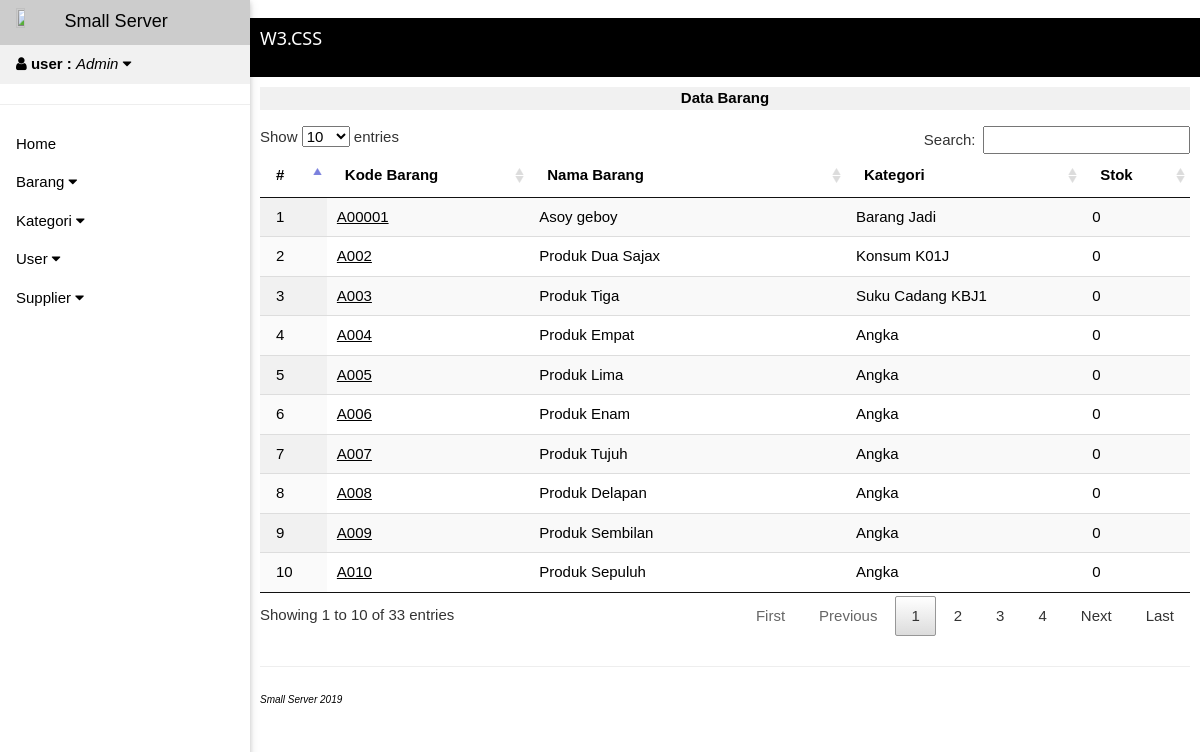
The app's page /141510057/index.php?p=barang&view (signed in) with its own data.
### tables this page shows
CREATE TABLE `user` (
  `id_user` int(3) NOT NULL,
  `username` varchar(15) NOT NULL,
  `password` varchar(15) NOT NULL,
  `nama` varchar(30) NOT NULL,
  `level` int(5) NOT NULL,
  `bagian` varchar(50) NOT NULL
);

CREATE TABLE `barang` (
  `id_barang` int(5) NOT NULL,
  `kd_barang` varchar(20) NOT NULL,
  `nm_barang` varchar(50) NOT NULL,
  `satuan` varchar(20) NOT NULL,
  `kategori` varchar(50) NOT NULL,
  `stok` int(5) NOT NULL,
  `ket` mediumtext NOT NULL
);

### 141510057/mod/barang/table.php (the view, shortened to what this page needs)
<?php
if ($_GET['p']=='barang'){
    if (isset($_GET['view'])){
        ?>
        <div class="w3-center w3-margin-bottom w3-light-grey"><strong>Data Barang</strong></div>
        <table id="example" class="w3-table display" style="width:100%">
        <thead>
            <tr>
                <th >#</th>
                <th>Kode Barang</th>
                <th>Nama Barang</th>
                <th>Kategori</th>
                <th>Stok</th>
            </tr>
        </thead>
        <tbody>
            <?php
            $query = mysqli_query($koneksi, "SELECT * FROM barang order by kd_barang")or die(mysql_error());
            $nomor = 1;
            while($data = mysqli_fetch_array($query)){
            ?>
            <tr>
                <td ><?php echo $nomor++; ?></td>
                <td><a href="?p=barang&detail&id=<?php echo $data['id_barang']; ?>" title="Lihat rincian barang"><?php echo $data['kd_barang']; ?></a></td>
                <td><?php echo $data['nm_barang']; ?></td>
                <td><?php echo $data['kategori']; ?></td>
                <td><?php echo $data['stok']; ?></td>
            </tr>
            <?php } ?>
        </tbody>
        </table>
        <?php
    }
}
?>

### 141510057/index.php (shortened to what this page needs)
<?php
require_once "config/connect.php";
if (empty($_SESSION['username']) && empty($_SESSION['password'])){
  header('location:login.php');
}
else {
?>
<!DOCTYPE html>
<html>
<link rel="stylesheet" href="css/w3.css">
<link rel="stylesheet" href="lib/w3-theme-teal.css">
<link rel="stylesheet" href="Font-Awesome-4.7.0/css/font-awesome.min.css">
<link rel="stylesheet" href="DataTables/1.10.20/css/jquery.dataTables.min.css">
<body>
<?php include 'part/sidebar.php'; ?>
<div class="w3-main" style="margin-left:250px;">
<?php include 'part/top.php'; ?>
<?php include 'part/header.php'; ?>
<div class="w3-container" style="padding:10px;">
<?php include 'data.php'; ?>
</div>
     <?php include 'part/footer.php'; ?>
</div>
</body>
</html>
<?php
}
?>

### 141510057/part/sidebar.php (shortened to what this page needs)
<?php
$query = mysqli_query($koneksi, "SELECT * FROM user where username='$_SESSION[username]' ") or die ('Error '.mysqli_error($koneksi));
$data = mysqli_fetch_array($query);
?>
<nav class="w3-sidebar w3-bar-block w3-collapse w3-animate-left w3-card" style="z-index:3;width:250px;" id="mySidebar">
  <a class="w3-bar-item w3-button w3-border-bottom w3-large" href="index.php  "><img src="http://smallserver.online/v1/images/logo.png" style="width:20%; height: 20%;"> Small Server</a>
  <div>
    <a class="w3-bar-item w3-button w3-light-grey" w3-light onclick="myAccordion('account')" href="javascript:void(0)"><i class="fa fa-user"></i> <b>user :</b> <i><?php echo $data['nama'];?></i> <i class="fa fa-caret-down"></i></a>
  </div>
  <hr>
  <a class="w3-bar-item w3-button " href="index.php">Home</a>
  <?php
  if ($_SESSION['level']=='1'){
    ?>
    <div>
    <a class="w3-bar-item w3-button " onclick="myAccordion('barang')" href="javascript:void(0)">Barang <i class="fa fa-caret-down"></i></a>
    </div>
    <div>
    <a class="w3-bar-item w3-button" onclick="myAccordion('cat')" href="javascript:void(0)">Kategori <i class="fa fa-caret-down"></i></a>
    </div>
    <div>
    <a class="w3-bar-item w3-button" onclick="myAccordion('user')" href="javascript:void(0)">User <i class="fa fa-caret-down"></i></a>
    <a class="w3-bar-item w3-button" onclick="myAccordion('supplier')" href="javascript:void(0)">Supplier <i class="fa fa-caret-down"></i></a>
    </div>
    <?php
  }
  ?>
  </nav>

### 141510057/part/top.php (shortened to what this page needs)
<div id="myTop" class="w3-container w3-top w3-large w3-white">
</div>

### 141510057/part/header.php
<header class="w3-container w3-black " style="padding:15px 10px">
  <h1 class="w3-large">W3.CSS</h1>
</header>

### 141510057/data.php (shortened to what this page needs)
<?php
if (empty($_GET['p'])){
	include 'mod/home.php';
}
elseif ($_GET['p']=='profile'){
	include 'mod/user/profile.php';
}
elseif ($_GET['p']=='barang'){
	include 'mod/barang/table.php';
}
?>

### 141510057/part/footer.php
<footer class="w3-container w3-light" style="padding:0px 10px">
  <p><hr> <i class="w3-tiny">Small Server 2019</i></p>
</footer>

### 141510057/css/w3.css (style rules this page uses)
*,*:before,*:after { box-sizing:inherit }
html { -ms-text-size-adjust:100%;-webkit-text-size-adjust:100% }
body { margin:0 }
article,aside,details,figcaption,figure,footer,header,main,menu,nav,section { display:block }
a { background-color:transparent }
b,strong { font-weight:bolder }
img { border-style:none }
hr { box-sizing:content-box;height:0;overflow:visible }
html,body { font-family:Verdana,sans-serif;font-size:15px;line-height:1.5 }
html { overflow-x:hidden }
h1 { font-size:36px }
h1,h2,h3,h4,h5,h6 { font-family:"Segoe UI",Arial,sans-serif;font-weight:400;margin:10px 0 }
hr { border:0;border-top:1px solid #eee;margin:20px 0 }
img { vertical-align:middle }
a { color:inherit }
.w3-table,.w3-table-all { border-collapse:collapse;border-spacing:0;width:100%;display:table }
.w3-table td,.w3-table th,.w3-table-all td,.w3-table-all th { padding:8px 8px;display:table-cell;text-align:left;vertical-align:top }
.w3-table th:first-child,.w3-table td:first-child,.w3-table-all th:first-child,.w3-table-all td:first-child { padding-left:16px }
.w3-btn,.w3-button { border:none;display:inline-block;padding:8px 16px;vertical-align:middle;overflow:hidden;text-decoration:none;color:inherit;background-color:inherit;text-align:center;cursor:pointer;white-space:nowrap }
.w3-btn,.w3-button { -webkit-touch-callout:none;-webkit-user-select:none;-khtml-user-select:none;-moz-user-select:none;-ms-user-select:none;user-select:none }
.w3-sidebar { height:100%;width:200px;background-color:#fff;position:fixed!important;z-index:1;overflow:auto }
.w3-main,#main { transition:margin-left .4s }
.w3-bar-block .w3-bar-item { width:100%;display:block;padding:8px 16px;text-align:left;border:none;white-space:normal;float:none;outline:0 }
.w3-container:after,.w3-container:before,.w3-panel:after,.w3-panel:before,.w3-row:after,.w3-row:before,.w3-row-padding:after,.w3-row-padding:before, .w3-cell-row:before,.w3-cell-row:after,.w3-clear:after,.w3-clear:before,.w3-bar:before,.w3-bar:after { content:"";display:table;clear:both }
@media (min-width:993px) { .w3-sidebar.w3-collapse { display:block!important } }
.w3-top,.w3-bottom { position:fixed;width:100%;z-index:1 }
.w3-top { top:0 }
.w3-container,.w3-panel { padding:0.01em 16px }
.w3-card,.w3-card-2 { box-shadow:0 2px 5px 0 rgba(0,0,0,0.16),0 2px 10px 0 rgba(0,0,0,0.12) }
.w3-animate-left { position:relative;animation:animateleft 0.4s }
.w3-tiny { font-size:10px!important }
.w3-large { font-size:18px!important }
.w3-center { text-align:center!important }
.w3-border-bottom { border-bottom:1px solid #ccc!important }
.w3-margin-bottom { margin-bottom:16px!important }
.w3-white,.w3-hover-white:hover { color:#000!important;background-color:#fff!important }
.w3-black,.w3-hover-black:hover { color:#fff!important;background-color:#000!important }
.w3-light-grey,.w3-hover-light-grey:hover,.w3-light-gray,.w3-hover-light-gray:hover { color:#000!important;background-color:#f1f1f1!important }

### records on screen
user: nama "Admin"
barang: kd_barang "A00001", nm_barang "Asoy geboy", kategori "Barang Jadi", stok "0"
barang: kd_barang "A002", nm_barang "Produk Dua Sajax", kategori "Konsum K01J", stok "0"
barang: kd_barang "A003", nm_barang "Produk Tiga", kategori "Suku Cadang KBJ1", stok "0"
barang: kd_barang "A004", nm_barang "Produk Empat", kategori "Angka", stok "0"
barang: kd_barang "A005", nm_barang "Produk Lima", kategori "Angka", stok "0"
barang: kd_barang "A006", nm_barang "Produk Enam", kategori "Angka", stok "0"
barang: kd_barang "A007", nm_barang "Produk Tujuh", kategori "Angka", stok "0"
barang: kd_barang "A008", nm_barang "Produk Delapan", kategori "Angka", stok "0"
barang: kd_barang "A009", nm_barang "Produk Sembilan", kategori "Angka", stok "0"
barang: kd_barang "A010", nm_barang "Produk Sepuluh", kategori "Angka", stok "0"
